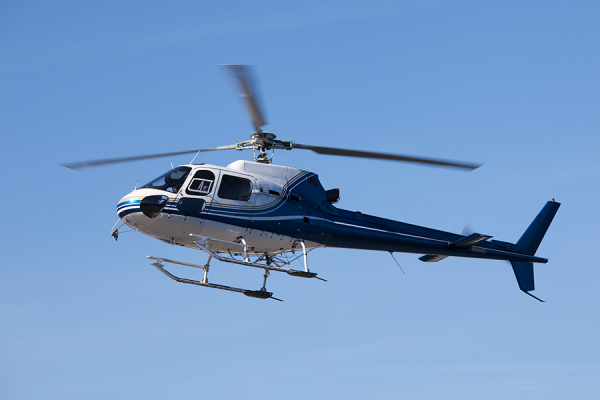
#> input picture 8OpenCVTemel_Islemler/helikopter.jpg, 600 x 400 px, found by its file name
$ python morfolojik_islemler.py
#> lines starting #> are read from the running program, lines starting #| are printed output that depends on the picture
import cv2
import numpy as np

img=cv2.imread("C:\\Users\\umuty\\Desktop\\OpenCV\\test_images\\helikopter.jpg",0)
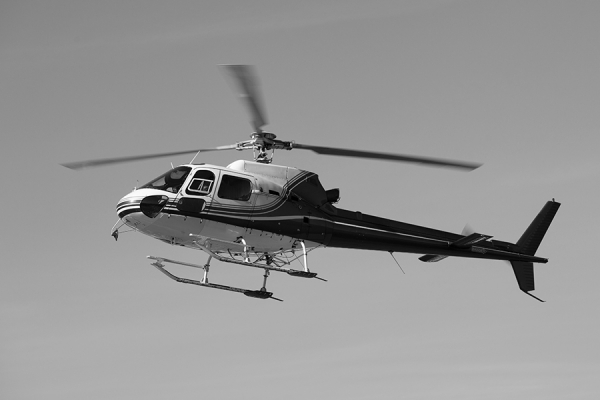
#> img: shape (400, 600); min 0, max 254, mean 148.9

kernel=np.ones((5,5),np.uint8)

erosion=cv2.erode(img,kernel,iterations=1)
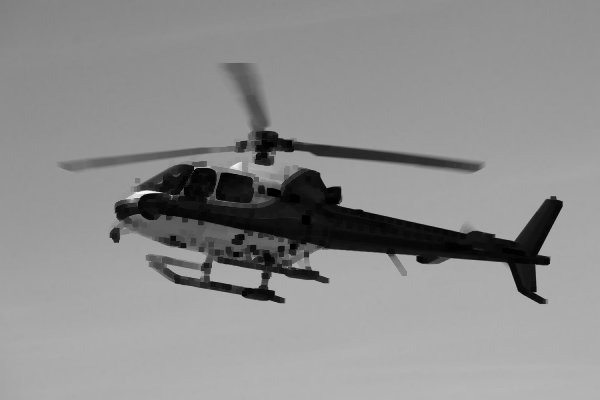
#> erosion: shape (400, 600); min 0, max 246, mean 141.5
dilation=cv2.dilate(img,kernel,iterations=1)  #kalınlaştırma
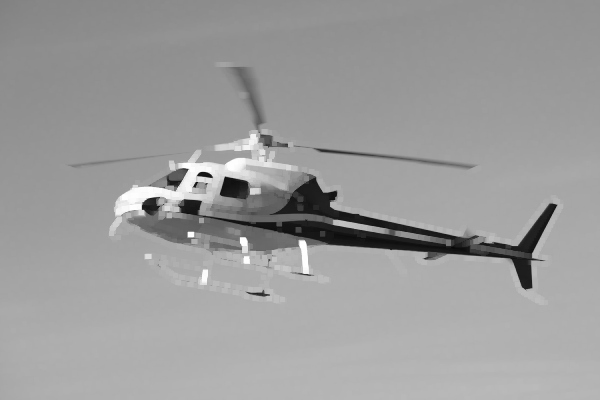
#> dilation: shape (400, 600); min 7, max 254, mean 156.4
opening=cv2.morphologyEx(img,cv2.MORPH_OPEN,kernel) #tüm resim üzerindeki gürültüyü kaldırmış
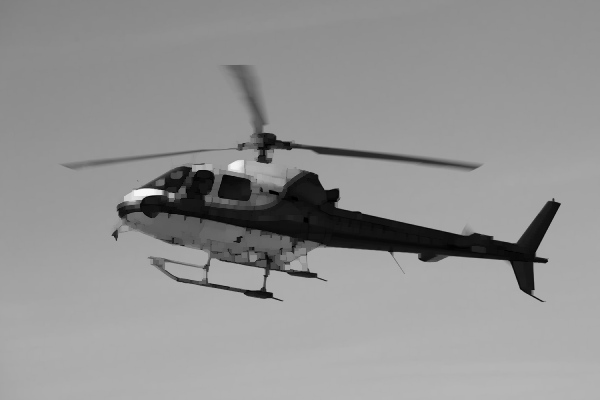
#> opening: shape (400, 600); min 0, max 246, mean 146.6
closing=cv2.morphologyEx(img,cv2.MORPH_CLOSE,kernel) #nesnenin içindeki bozulmalar giderilmiş
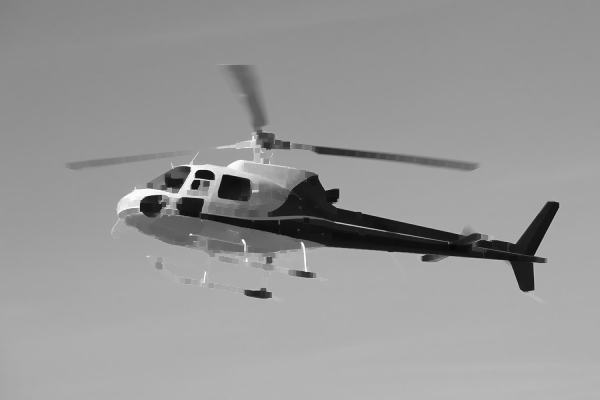
#> closing: shape (400, 600); min 7, max 254, mean 151.5
gradient=cv2.morphologyEx(img,cv2.MORPH_GRADIENT,kernel) #resmin dış kısımını beyaz yapmış geri kalan kısmını ise siyah yapmış
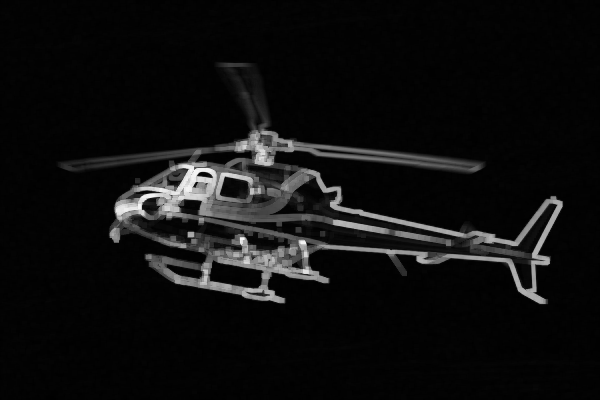
#> gradient: shape (400, 600); min 0, max 249, mean 14.9
tophat=cv2.morphologyEx(img,cv2.MORPH_TOPHAT,kernel)
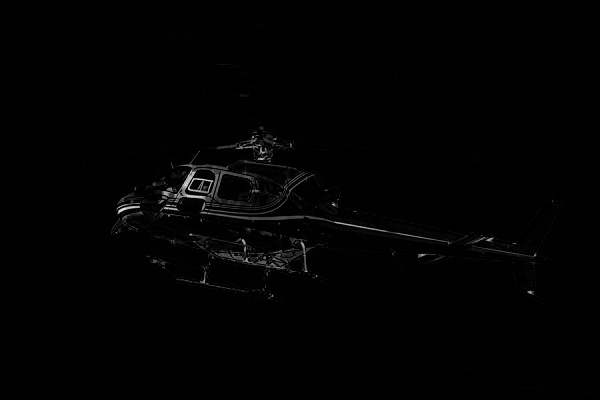
#> tophat: shape (400, 600); min 0, max 230, mean 2.4


cv2.imshow("Helikopter",img)
"""
cv2.imshow("Erosion",erosion)
cv2.imshow("dilation",dilation)
cv2.imshow("Opening",opening)
cv2.imshow("Closing",closing)
cv2.imshow("Gradient",gradient)
"""
cv2.imshow("Tophat",tophat)
cv2.waitKey(0)
cv2.destroyAllWindows()
